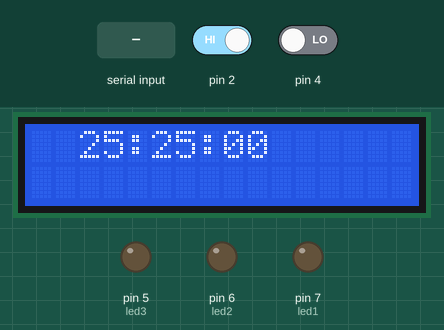
Recording of a sketch running on a simulated Arduino Uno, built with avr-gcc and run on an emulated ATmega328P. Shown: 16×2 character LCD, output pins drawn as LEDs (lit = HIGH). Inputs (shaded band) come from the test bench; at power-on: pin 2 HIGH, pin 4 LOW. The board resets itself during the run and starts again; random numbers use the default seed unless the sketch sets one; EEPROM starts erased; what the sketch prints to the serial monitor is not drawn.

Above: at 1.6 s.
1.7 s: pin 2 driven LOW
3.2 s: "90,45,200\n" received over Serial
6.2 s: "200\n" received over Serial
At 8.0 s:
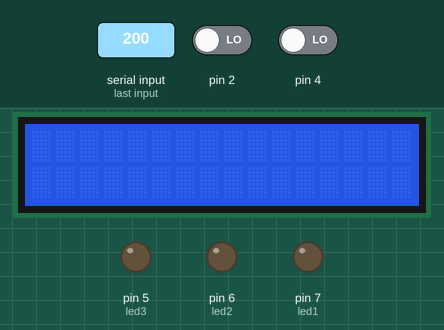
8.7 s: "200\n" received over Serial
At 31.6 s:
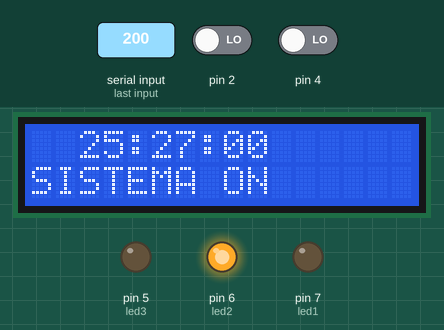
At 33.55 s:
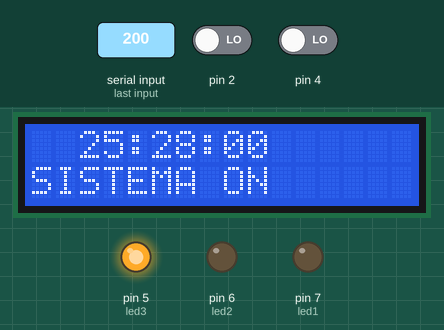
Timing chart, 0 to 33.8 s (numbered marks = the images above; inputs shaded):
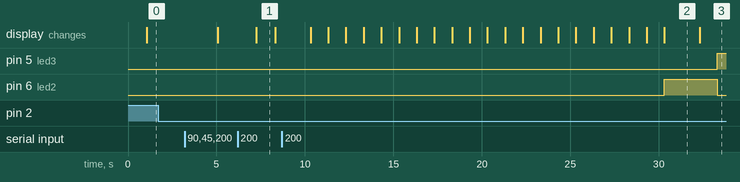

The sketch:

LABORATORIO_4.ino
```cpp
/*--------------------UTN-------------------
 * LABORATORIO 4:
 * NOMBRE: Irma Túquerres
 */
#include<EEPROM.h>
#include<MsTimer2.h>
#include<LiquidCrystal.h>
#include<avr/wdt.h>
LiquidCrystal lcd (13,12,11,10,9,A0);
int hora;
int minutos;
int cont=0;
String dato;
int camb=0;
int bloqueo=0;
int reinicio=0;
int contador=0;
int cont2=21;
int sensores=0;

int led1=7;
int led2=6;
int led3=5;
long numero;

void setup() {
  pinMode(7,OUTPUT);
  pinMode(6,OUTPUT);
  pinMode(led3,OUTPUT);
  pinMode(4,INPUT);
  pinMode(8,INPUT);
  pinMode(3,INPUT);

  Serial.begin(9600);
  lcd.begin(16,2);
  MsTimer2::set(1000,reloj);
  MsTimer2::start();
  /*
  EEPROM.write(0,0);//limpiar las posiciones
  EEPROM.write(1,0);//de reloj
  EEPROM.write(2,1);//limpiar/guardar poscion de contraseña
  EEPROM.write(3,2);//
  EEPROM.write(4,3);//
  EEPROM.write(5,4);//posicon de contraseña
  */

  hora=EEPROM.read(0);//guarda estado de hora anterior
  minutos=EEPROM.read(1);//
  Serial.println("CONTRASEÑA ACTUAL");
  Serial.print(EEPROM.read(2));
  Serial.print(EEPROM.read(3));
  Serial.print(EEPROM.read(4));
  Serial.println(EEPROM.read(5));

  attachInterrupt(0,cambio,FALLING);
  Serial.println("Ingrese contraseña para activar alarmas");


}

void loop() {
  //-----------------------VALIDAR CONTRASEÑA--------------------------
  if (Serial.available()>0 && bloqueo==0){

    dato=Serial.readString();
    if(dato.substring(0,1).toInt()==EEPROM.read(2)&&
    dato.substring(1,2).toInt()==EEPROM.read(3)&&
    dato.substring(2,3).toInt()==EEPROM.read(4)&&
    dato.substring(3,4).toInt()==EEPROM.read(5)){//obteniedno posicion y comparando con EEPROM
      Serial.println("CONTRASEÑA CORRECTA");
      contador=1;
      bloqueo=1;
    }
    else{
      Serial.println("CONTRASEÑA INCORRECTA");
    }
  }
  //-------------------------CAMBIAR CONTRASEÑA-----------------------
  if (Serial.available()>0&&camb==1){
    dato=Serial.readString();
    Serial.println(dato.substring(0,1).toInt());
    Serial.println(dato.substring(1,2).toInt());
    Serial.println(dato.substring(2,3).toInt());
    Serial.println(dato.substring(3,4).toInt());
    if(dato.length()==4){
      Serial.println("CONTRASEÑA CAMBIADA");
      EEPROM.update(2,dato.substring(0,1).toInt());
      EEPROM.update(3,dato.substring(1,2).toInt());
      EEPROM.update(4,dato.substring(2,3).toInt());
      EEPROM.update(5,dato.substring(3,4).toInt());

      wdt_disable();
      wdt_enable(WDTO_30MS);//habilita reinicio
    }
    else{
      Serial.println("TAMAÑO  DE CONTRASEÑA INCORRECTA");
    }
  }
  //-----------------SENSORES---------------------
  if(digitalRead(4)==HIGH && digitalRead(8)==HIGH && digitalRead(3)&& sensores==1){
    MsTimer2::stop();
    lcd.clear();
    lcd.setCursor(0,0);
    lcd.print("INTRUSO");
    lcd.setCursor(0,1);
    lcd.print("LLAMANDO 911");
    sensores=0;

  }


}
void reloj(){
  minutos++;
  cont++;
  if(minutos==60){
    minutos=0;
    hora=hora+1;
  }
  if(hora==24){
    hora=0;
  }
  lcd.clear();
  lcd.setCursor(2,0);
  lcd.print(hora);
  lcd.setCursor(4,0);
  lcd.print(":");
  lcd.setCursor(5,0);
  lcd.print(minutos);
  lcd.setCursor(7,0);
  lcd.print(":00");

  if(cont==55){
    EEPROM.write(0,hora);
    EEPROM.write(1,minutos);
    cont=0;
  }
  //-----------------------CONTADOR 20SEGUNDOS-------------------

  if(contador==1){
    cont2--;
    lcd.setCursor(0,1);
    lcd.print(cont2);

  }
  if(cont2==0){
    contador=0;
    lcd.setCursor(0,1);
    lcd.print("SISTEMA ON");
    digitalWrite(led1,LOW);
    digitalWrite(led2,LOW);
    digitalWrite(led3,LOW);
    numero=random(5,7);
    digitalWrite(numero,HIGH);
    sensores=1;
  }

}
void cambio(){
  Serial.println("Ingrese una nueva contraseña");
  camb=1;
  bloqueo=1;
}
```

Measured:
- after the input at 1.7 s, every drawn part: stays the same
- after the input at 6.2 s, the display: changes after 1.1 s (image 1)
- after the input at 8.7 s, pin 5 (led3): LOW → HIGH after 24.6 s; pin 6 (led2): LOW → HIGH after 21.6 s, → LOW 3.0 s later
- what the display in image 1 shows lasts 1.0 s, from 7.3 s to 8.3 s
- what the display in image 2 shows lasts 2.0 s, from 30.3 s to 32.3 s
